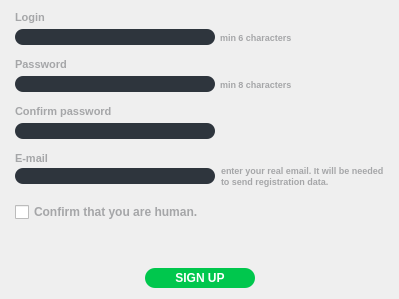
     <widget class="QWidget" name="Register">
      <layout class="QGridLayout" name="gridLayout">
       <property name="leftMargin">
        <number>15</number>
       </property>
       <property name="rightMargin">
        <number>15</number>
       </property>
       <item row="0" column="0">
        <layout class="QVBoxLayout" name="verticalLayout_21">
         <item>
          <layout class="QVBoxLayout" name="verticalLayout_20">
           <property name="spacing">
            <number>15</number>
           </property>
           <item>
            <layout class="QVBoxLayout" name="verticalLayout_18">
             <property name="spacing">
              <number>13</number>
             </property>
             <item>
              <layout class="QVBoxLayout" name="verticalLayout_3">
               <property name="spacing">
                <number>5</number>
               </property>
               <item>
                <widget class="QLabel" name="lable_login_3">
                 <property name="font">
                  <font>
                   <pointsize>8</pointsize>
                   <weight>75</weight>
                   <bold>true</bold>
                   <kerning>true</kerning>
                  </font>
                 </property>
                 <property name="styleSheet">
                  <string notr="true">color:#a5a6a8;</string>
                 </property>
                 <property name="text">
                  <string>Login</string>
                 </property>
                </widget>
               </item>
               <item>
                <layout class="QHBoxLayout" name="horizontalLayout_7">
                 <item>
                  <widget class="QLineEdit" name="login_reg">
                   <property name="enabled">
                    <bool>true</bool>
                   </property>
                   <property name="maximumSize">
                    <size>
                     <width>200</width>
                     <height>16777215</height>
                    </size>
                   </property>
                   <property name="font">
                    <font>
                     <pointsize>9</pointsize>
                     <weight>75</weight>
                     <bold>true</bold>
                    </font>
                   </property>
                   <property name="styleSheet">
                    <string notr="true">QLineEdit {
    border-radius: 8px;
	border-color: black;
    padding: 0 8px;
    background: rgb(46,53,61);
	color:rgb(255,255,255);
}</string>
                   </property>
                   <property name="maxLength">
                    <number>16</number>
                   </property>
                  </widget>
                 </item>
                 <item>
                  <widget class="QLabel" name="lable_login_4">
                   <property name="font">
                    <font>
                     <pointsize>7</pointsize>
                     <weight>75</weight>
                     <bold>true</bold>
                     <kerning>true</kerning>
                    </font>
                   </property>
                   <property name="styleSheet">
                    <string notr="true">color:#a5a6a8;</string>
                   </property>
                   <property name="text">
                    <string>min 6 characters</string>
                   </property>
                  </widget>
                 </item>
                </layout>
               </item>
              </layout>
             </item>
             <item>
              <layout class="QVBoxLayout" name="verticalLayout_15">
               <property name="spacing">
                <number>5</number>
               </property>
               <item>
                <widget class="QLabel" name="lable_pass_2">
                 <property name="font">
                  <font>
                   <pointsize>8</pointsize>
                   <weight>75</weight>
                   <bold>true</bold>
                  </font>
                 </property>
                 <property name="styleSheet">
                  <string notr="true">color:#a5a6a8;</string>
                 </property>
                 <property name="text">
                  <string>Password</string>
                 </property>
                </widget>
               </item>
               <item>
                <layout class="QHBoxLayout" name="horizontalLayout_8">
                 <item>
                  <widget class="QLineEdit" name="pass_reg">
                   <property name="maximumSize">
                    <size>
                     <width>200</width>
                     <height>16777215</height>
                    </size>
                   </property>
                   <property name="font">
                    <font>
                     <pointsize>9</pointsize>
                     <weight>75</weight>
                     <bold>true</bold>
                    </font>
                   </property>
                   <property name="styleSheet">
                    <string notr="true">QLineEdit {
    border-radius: 8px;
	border-color: black;
    padding: 0 8px;
    background: rgb(46,53,61);
	color:rgb(255,255,255);
}</string>
                   </property>
                   <property name="maxLength">
                    <number>16</number>
                   </property>
                  </widget>
                 </item>
                 <item>
                  <widget class="QLabel" name="lable_login_7">
                   <property name="font">
                    <font>
                     <pointsize>7</pointsize>
                     <weight>75</weight>
                     <bold>true</bold>
                     <kerning>true</kerning>
                    </font>
                   </property>
                   <property name="styleSheet">
                    <string notr="true">color:#a5a6a8;</string>
                   </property>
                   <property name="text">
                    <string>min 8 characters</string>
                   </property>
                  </widget>
                 </item>
                </layout>
               </item>
              </layout>
             </item>
             <item>
              <layout class="QVBoxLayout" name="verticalLayout_17">
               <property name="spacing">
                <number>5</number>
               </property>
               <item>
                <widget class="QLabel" name="lable_pass_4">
                 <property name="font">
                  <font>
                   <pointsize>8</pointsize>
                   <weight>75</weight>
                   <bold>true</bold>
                  </font>
                 </property>
                 <property name="styleSheet">
                  <string notr="true">color:#a5a6a8;</string>
                 </property>
                 <property name="text">
                  <string>Confirm password</string>
                 </property>
                </widget>
               </item>
               <item>
                <layout class="QHBoxLayout" name="horizontalLayout_9">
                 <item>
                  <widget class="QLineEdit" name="confirm_pass_reg_2">
                   <property name="maximumSize">
                    <size>
                     <width>200</width>
                     <height>16777215</height>
                    </size>
                   </property>
                   <property name="font">
                    <font>
                     <pointsize>9</pointsize>
                     <weight>75</weight>
                     <bold>true</bold>
                    </font>
                   </property>
                   <property name="styleSheet">
                    <string notr="true">QLineEdit {
    border-radius: 8px;
	border-color: black;
    padding: 0 8px;
    background: rgb(46,53,61);
	color:rgb(255,255,255);
}</string>
                   </property>
                   <property name="maxLength">
                    <number>16</number>
                   </property>
                  </widget>
                 </item>
                 <item>
                  <widget class="QLabel" name="pass_correcting">
                   <property name="font">
                    <font>
                     <pointsize>7</pointsize>
                     <weight>75</weight>
                     <bold>true</bold>
                     <kerning>true</kerning>
                    </font>
                   </property>
                   <property name="styleSheet">
                    <string notr="true">color:#a5a6a8;</string>
                   </property>
                   <property name="text">
                    <string/>
                   </property>
                  </widget>
                 </item>
                </layout>
               </item>
              </layout>
             </item>
             <item>
              <layout class="QVBoxLayout" name="verticalLayout_16">
               <property name="spacing">
                <number>0</number>
               </property>
               <item>
                <widget class="QLabel" name="lable_pass_3">
                 <property name="font">
                  <font>
                   <pointsize>8</pointsize>
                   <weight>75</weight>
                   <bold>true</bold>
                  </font>
                 </property>
                 <property name="styleSheet">
                  <string notr="true">color:#a5a6a8;</string>
                 </property>
                 <property name="text">
                  <string>E-mail</string>
                 </property>
                </widget>
               </item>
               <item>
                <layout class="QHBoxLayout" name="horizontalLayout_10">
                 <property name="spacing">
                  <number>6</number>
                 </property>
                 <item>
                  <widget class="QLineEdit" name="e_mail_reg">
                   <property name="minimumSize">
                    <size>
                     <width>200</width>
                     <height>0</height>
                    </size>
                   </property>
                   <property name="maximumSize">
                    <size>
                     <width>200</width>
                     <height>16777215</height>
                    </size>
                   </property>
                   <property name="font">
                    <font>
                     <pointsize>9</pointsize>
                     <weight>75</weight>
                     <bold>true</bold>
                    </font>
                   </property>
                   <property name="styleSheet">
                    <string notr="true">QLineEdit {
    border-radius: 8px;
	border-color: black;
    padding: 0 8px;
    background: rgb(46,53,61);
	color:rgb(255,255,255);
}</string>
                   </property>
                   <property name="maxLength">
                    <number>64</number>
                   </property>
                  </widget>
                 </item>
                 <item>
                  <layout class="QVBoxLayout" name="verticalLayout_19">
                   <property name="spacing">
                    <number>0</number>
                   </property>
                   <item>
                    <widget class="QLabel" name="lable_login_5">
                     <property name="font">
                      <font>
                       <pointsize>7</pointsize>
                       <weight>75</weight>
                       <bold>true</bold>
                       <kerning>true</kerning>
                      </font>
                     </property>
                     <property name="styleSheet">
                      <string notr="true">color:#a5a6a8;</string>
                     </property>
                     <property name="text">
                      <string>enter your real email. It will be needed</string>
                     </property>
                    </widget>
                   </item>
                   <item>
                    <widget class="QLabel" name="lable_login_6">
                     <property name="font">
                      <font>
                       <pointsize>7</pointsize>
                       <weight>75</weight>
                       <bold>true</bold>
                       <kerning>true</kerning>
                      </font>
                     </property>
                     <property name="styleSheet">
                      <string notr="true">color:#a5a6a8;</string>
                     </property>
                     <property name="text">
                      <string>to send registration data.</string>
                     </property>
                     <property name="alignment">
                      <set>Qt::AlignLeading|Qt::AlignLeft|Qt::AlignVCenter</set>
                     </property>
                    </widget>
                   </item>
                  </layout>
                 </item>
                </layout>
               </item>
              </layout>
             </item>
            </layout>
           </item>
           <item>
            <widget class="QCheckBox" name="reg_chech_human">
             <property name="font">
              <font>
               <weight>75</weight>
               <bold>true</bold>
              </font>
             </property>
             <property name="styleSheet">
              <string notr="true">QWidget {
	color:#a5a6a8;
}</string>
             </property>
             <property name="text">
              <string>Confirm that you are human.</string>
             </property>
            </widget>
           </item>
          </layout>
         </item>
         <item>
          <spacer name="verticalSpacer_3">
           <property name="orientation">
            <enum>Qt::Vertical</enum>
           </property>
           <property name="sizeHint" stdset="0">
            <size>
             <width>20</width>
             <height>40</height>
            </size>
           </property>
          </spacer>
         </item>
         <item>
          <layout class="QHBoxLayout" name="horizontalLayout_11">
           <item>
            <spacer name="horizontalSpacer_7">
             <property name="orientation">
              <enum>Qt::Horizontal</enum>
             </property>
             <property name="sizeHint" stdset="0">
              <size>
               <width>40</width>
               <height>20</height>
              </size>
             </property>
            </spacer>
           </item>
           <item>
            <widget class="QPushButton" name="register_button">
             <property name="minimumSize">
              <size>
               <width>110</width>
               <height>20</height>
              </size>
             </property>
             <property name="font">
              <font>
               <pointsize>9</pointsize>
               <weight>75</weight>
               <bold>true</bold>
              </font>
             </property>
             <property name="styleSheet">
              <string notr="true">QPushButton {
    border: 0px solid gray;
    border-radius: 10px;
    padding: 0 8px;
    background-color:rgb(0,199,77);
	color:#ffffff;
}

QPushButton:hover {
	background-color:rgb(0,170,64);
}</string>
             </property>
             <property name="text">
              <string>SIGN UP</string>
             </property>
            </widget>
           </item>
           <item>
            <spacer name="horizontalSpacer_8">
             <property name="orientation">
              <enum>Qt::Horizontal</enum>
             </property>
             <property name="sizeHint" stdset="0">
              <size>
               <width>40</width>
               <height>20</height>
              </size>
             </property>
            </spacer>
           </item>
          </layout>
         </item>
        </layout>
       </item>
      </layout>
     </widget>
